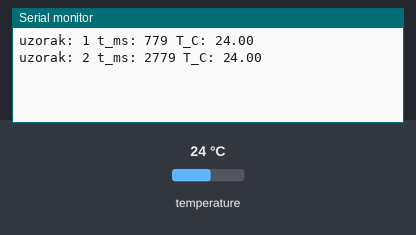
The sketch below on a simulated Arduino Uno, built with avr-gcc and run on an emulated ATmega328P. Shown: the last lines printed to the serial monitor. The test bench sets the inputs (shaded band); at power-on: temperature 24 °C.

Above: at 3.5 s.
3.6 s: temperature set to 12 °C
At 6.0 s:
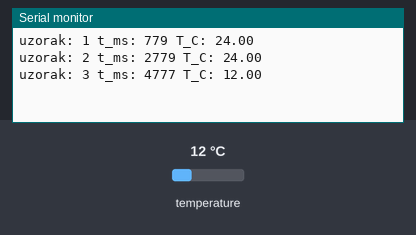
6.4 s: temperature set to 19 °C
At 7.7 s:
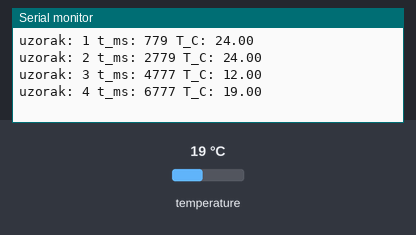
Timing chart, 0 to 9.4 s (numbered marks = the images above; inputs shaded):
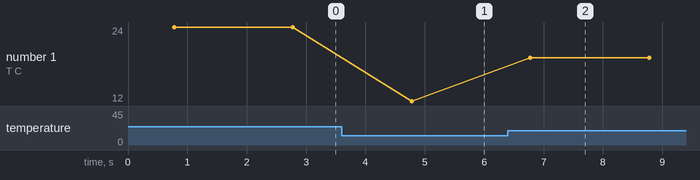

The sketch:

main.ino
```cpp
#include "ulazi.h"

const unsigned long INTERVAL_MS = 2000;
unsigned long broj = 0;

void setup() {
  Serial.begin(115200);
  senzor.begin();
}

void loop() {
  unsigned long pocetak = millis();
  float t = ocitaj();
  if (isnan(t)) {
    Serial.println("Pogreska senzora: provjeri DQ");
  } else {
    Serial.print("uzorak: "); Serial.print(++broj);
    Serial.print(" t_ms: "); Serial.print(millis());
    Serial.print(" T_C: "); Serial.println(t);
  }
  unsigned long trajanje = millis() - pocetak;
  if (trajanje < INTERVAL_MS) delay(INTERVAL_MS - trajanje);
}
```

Measured:
- after the input at 3.6 s, the serial monitor: prints a new line after 1.2 s (image 1)
- after the input at 6.4 s, the serial monitor: prints a new line after 0.38 s (image 2)
- plotted number 1: 24 → 12 after the input at 3.6 s, 12 → 19 after the input at 6.4 s
